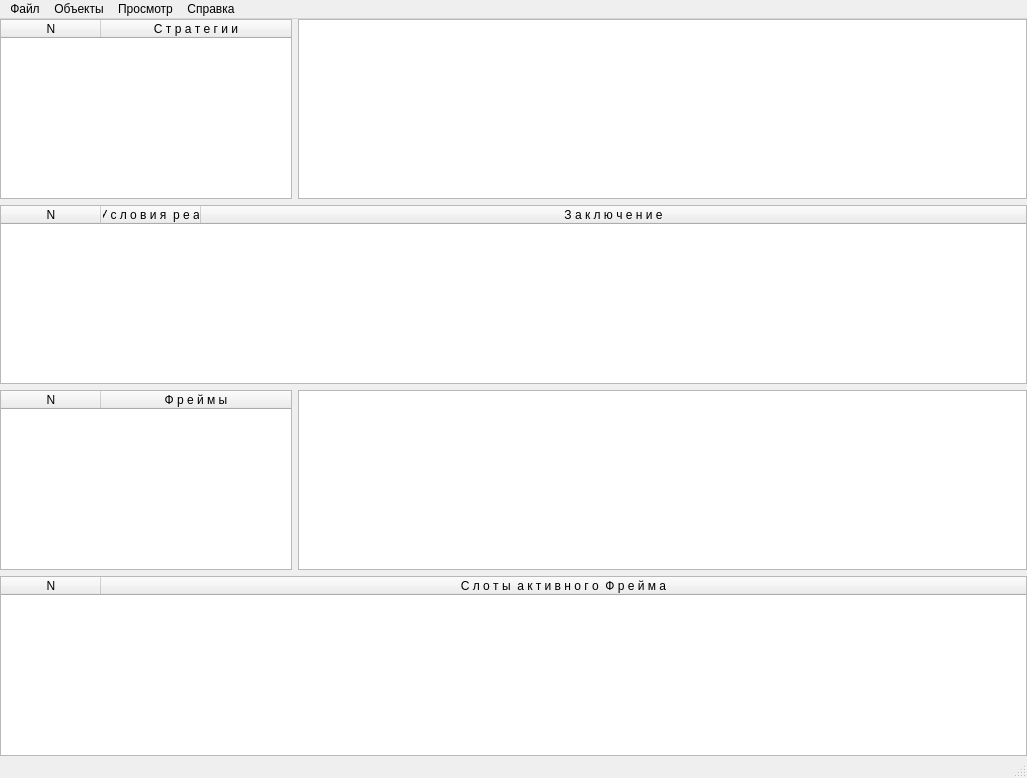
<?xml version="1.0" encoding="UTF-8"?>
<ui version="4.0">
 <class>MainWindow</class>
 <widget class="QMainWindow" name="MainWindow">
  <property name="geometry">
   <rect>
    <x>0</x>
    <y>0</y>
    <width>1027</width>
    <height>778</height>
   </rect>
  </property>
  <property name="windowTitle">
   <string>MainWindow</string>
  </property>
  <widget class="QWidget" name="centralwidget">
   <layout class="QGridLayout" name="gridLayout" columnstretch="2,5">
    <property name="leftMargin">
     <number>0</number>
    </property>
    <property name="topMargin">
     <number>0</number>
    </property>
    <property name="rightMargin">
     <number>0</number>
    </property>
    <property name="bottomMargin">
     <number>0</number>
    </property>
    <item row="0" column="0">
     <widget class="QTableWidget" name="tableWidget_Strategy">
      <attribute name="horizontalHeaderCascadingSectionResizes">
       <bool>false</bool>
      </attribute>
      <attribute name="horizontalHeaderStretchLastSection">
       <bool>true</bool>
      </attribute>
      <column>
       <property name="text">
        <string>N</string>
       </property>
      </column>
      <column>
       <property name="text">
        <string>С т р а т е г и и</string>
       </property>
      </column>
     </widget>
    </item>
    <item row="0" column="1">
     <widget class="QTextBrowser" name="textBrowser"/>
    </item>
    <item row="2" column="0">
     <widget class="QTableWidget" name="tableWidget_Frames">
      <attribute name="horizontalHeaderStretchLastSection">
       <bool>true</bool>
      </attribute>
      <column>
       <property name="text">
        <string>N</string>
       </property>
      </column>
      <column>
       <property name="text">
        <string>Ф р е й м ы</string>
       </property>
      </column>
     </widget>
    </item>
    <item row="2" column="1">
     <widget class="QTextEdit" name="textEdit"/>
    </item>
    <item row="3" column="0" colspan="2">
     <widget class="QTableWidget" name="tableWidget_SlotsByFrame">
      <attribute name="horizontalHeaderStretchLastSection">
       <bool>true</bool>
      </attribute>
      <column>
       <property name="text">
        <string>N</string>
       </property>
      </column>
      <column>
       <property name="text">
        <string>С л о т ы  а к т и в н о г о  Ф р е й м а</string>
       </property>
      </column>
     </widget>
    </item>
    <item row="1" column="0" colspan="2">
     <widget class="QTableWidget" name="tableWidget_Products">
      <attribute name="horizontalHeaderCascadingSectionResizes">
       <bool>false</bool>
      </attribute>
      <attribute name="horizontalHeaderMinimumSectionSize">
       <number>32</number>
      </attribute>
      <attribute name="horizontalHeaderStretchLastSection">
       <bool>true</bool>
      </attribute>
      <column>
       <property name="text">
        <string>N</string>
       </property>
      </column>
      <column>
       <property name="text">
        <string>Продукции: У с л о в и я  р е а л и з а ц и и</string>
       </property>
      </column>
      <column>
       <property name="text">
        <string>З а к л ю ч е н и е</string>
       </property>
      </column>
     </widget>
    </item>
   </layout>
  </widget>
  <widget class="QMenuBar" name="menubar">
   <property name="geometry">
    <rect>
     <x>0</x>
     <y>0</y>
     <width>1027</width>
     <height>23</height>
    </rect>
   </property>
   <widget class="QMenu" name="menu">
    <property name="title">
     <string>Файл</string>
    </property>
    <addaction name="action"/>
    <addaction name="action_2"/>
    <addaction name="action_4"/>
    <addaction name="action_3"/>
    <addaction name="separator"/>
    <addaction name="actionRecent"/>
    <addaction name="separator"/>
    <addaction name="action_5"/>
   </widget>
   <widget class="QMenu" name="menu_2">
    <property name="title">
     <string>Объекты</string>
    </property>
    <widget class="QMenu" name="menu_5">
     <property name="title">
      <string>Стратегии</string>
     </property>
     <addaction name="action_17"/>
     <addaction name="action_18"/>
     <addaction name="separator"/>
     <addaction name="action_20"/>
     <addaction name="separator"/>
     <addaction name="action_22"/>
     <addaction name="action_23"/>
    </widget>
    <widget class="QMenu" name="menu_6">
     <property name="title">
      <string>Продукции</string>
     </property>
     <addaction name="action_24"/>
     <addaction name="action_25"/>
     <addaction name="action_26"/>
     <addaction name="action_27"/>
    </widget>
    <widget class="QMenu" name="menu_7">
     <property name="title">
      <string>Фреймы</string>
     </property>
     <addaction name="action_28"/>
     <addaction name="action_29"/>
     <addaction name="separator"/>
     <addaction name="action_31"/>
    </widget>
    <widget class="QMenu" name="menu_8">
     <property name="title">
      <string>Слоты</string>
     </property>
     <addaction name="action_32"/>
     <addaction name="action_33"/>
     <addaction name="action_34"/>
    </widget>
    <addaction name="menu_5"/>
    <addaction name="menu_6"/>
    <addaction name="separator"/>
    <addaction name="menu_7"/>
    <addaction name="menu_8"/>
    <addaction name="separator"/>
    <addaction name="action_attributes"/>
    <addaction name="action_modules"/>
    <addaction name="action_14"/>
    <addaction name="separator"/>
    <addaction name="action_16"/>
   </widget>
   <widget class="QMenu" name="menu_3">
    <property name="title">
     <string>Просмотр</string>
    </property>
    <addaction name="action_37"/>
    <addaction name="action_38"/>
   </widget>
   <widget class="QMenu" name="menu_4">
    <property name="title">
     <string>Справка</string>
    </property>
    <addaction name="action_39"/>
   </widget>
   <addaction name="menu"/>
   <addaction name="menu_2"/>
   <addaction name="menu_3"/>
   <addaction name="menu_4"/>
  </widget>
  <widget class="QStatusBar" name="statusbar"/>
  <action name="action">
   <property name="text">
    <string>Новый</string>
   </property>
  </action>
  <action name="action_2">
   <property name="text">
    <string>Открыть...</string>
   </property>
  </action>
  <action name="action_3">
   <property name="text">
    <string>Сохранить как...</string>
   </property>
  </action>
  <action name="action_4">
   <property name="text">
    <string>Сохранить</string>
   </property>
  </action>
  <action name="actionRecent">
   <property name="text">
    <string>Recent File</string>
   </property>
  </action>
  <action name="action_5">
   <property name="text">
    <string>Выход</string>
   </property>
  </action>
  <action name="action_attributes">
   <property name="text">
    <string>Атрибуты...</string>
   </property>
  </action>
  <action name="action_modules">
   <property name="text">
    <string>Модули...</string>
   </property>
  </action>
  <action name="action_14">
   <property name="text">
    <string>Меню...</string>
   </property>
  </action>
  <action name="action_16">
   <property name="text">
    <string>Хранилище значений...</string>
   </property>
  </action>
  <action name="action_17">
   <property name="text">
    <string>Новая</string>
   </property>
  </action>
  <action name="action_18">
   <property name="text">
    <string>Удалить</string>
   </property>
  </action>
  <action name="action_20">
   <property name="text">
    <string>Комментарий</string>
   </property>
  </action>
  <action name="action_22">
   <property name="text">
    <string>Экспорт</string>
   </property>
  </action>
  <action name="action_23">
   <property name="text">
    <string>Импорт</string>
   </property>
  </action>
  <action name="action_24">
   <property name="text">
    <string>Новая</string>
   </property>
  </action>
  <action name="action_25">
   <property name="text">
    <string>Редактировать</string>
   </property>
  </action>
  <action name="action_26">
   <property name="text">
    <string>Удалить</string>
   </property>
  </action>
  <action name="action_27">
   <property name="text">
    <string>Переместить</string>
   </property>
  </action>
  <action name="action_28">
   <property name="text">
    <string>Новый</string>
   </property>
  </action>
  <action name="action_29">
   <property name="text">
    <string>Удалить</string>
   </property>
  </action>
  <action name="action_31">
   <property name="text">
    <string>Комментарий</string>
   </property>
  </action>
  <action name="action_32">
   <property name="text">
    <string>Новый</string>
   </property>
  </action>
  <action name="action_33">
   <property name="text">
    <string>Редактировать</string>
   </property>
  </action>
  <action name="action_34">
   <property name="text">
    <string>Удалить</string>
   </property>
  </action>
  <action name="action_37">
   <property name="checkable">
    <bool>true</bool>
   </property>
   <property name="text">
    <string>Линейка</string>
   </property>
  </action>
  <action name="action_38">
   <property name="checkable">
    <bool>true</bool>
   </property>
   <property name="text">
    <string>Состояние</string>
   </property>
  </action>
  <action name="action_39">
   <property name="text">
    <string>О программе...</string>
   </property>
  </action>
 </widget>
 <resources/>
 <connections/>
</ui>
